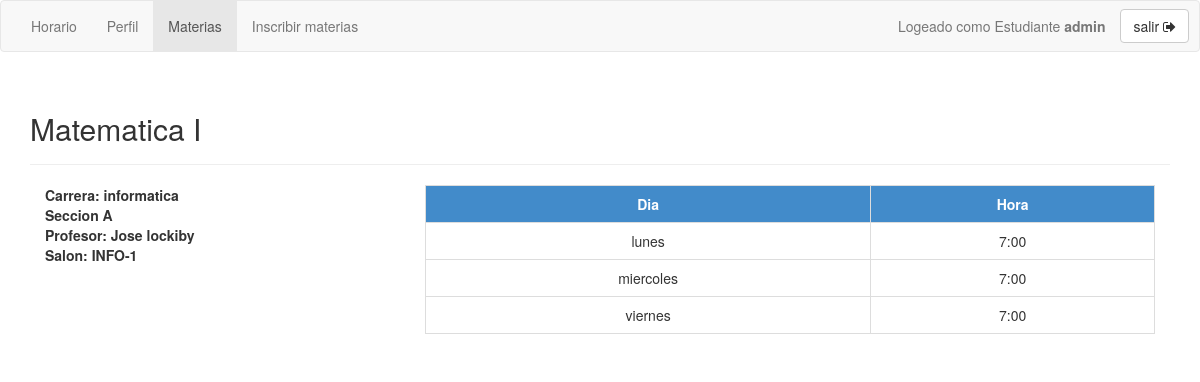
Page /estudiante/materia.php?seccion=1 (signed in) on the committed database.
### tables this page shows
create table materia(
	materia_id int auto_increment,
	materia_nombre char (50) not null,
	materia_carrera int not null,
	materia_creditos int not null,
	materia_color varchar(20) not null,
	primary key (materia_id),
	foreign key (materia_carrera) references carrera (carrera_id)
);

create table carrera(
	carrera_id int auto_increment,
	carrera_nombre varchar (50) not null,
	primary key (carrera_id)
);

create table seccion(
	seccion_id int auto_increment,
	seccion_nombre varchar (50) not null,
	seccion_materia int not null,
	primary key (seccion_id),
    foreign key (seccion_materia) references materia (materia_id)
);

create table usuario(
	usuario_id int auto_increment,
	login varchar (25) unique,
	pass varchar (25),
	perfil varchar (12),
	cedula varchar (20),
	nombre varchar (50) not null,
	telefono varchar (15),
	correo varchar(25),
	direccion text,
	nacimiento date,
	primary key (usuario_id)
);

create table salon(
	salon_id int auto_increment,
	salon_puestos int not null,
	salon varchar (20) not null,
	primary key (salon_id)
);

create table dia(
	dia_id int auto_increment,
	dia varchar (20) not null,
	primary key (dia_id)
);

create table bloque(
	bloque_id int auto_increment,
	bloque varchar (20) not null,
	bloque_hora varchar (20),
	primary key (bloque_id)
);

### src/estudiante/halp.php (called while the page is built, shortened)
<?php
function do_query($conection, $sql){
	$stmt = mysql_query($sql, $conection);
	$rows = array();
	while ($r = mysql_fetch_assoc($stmt)) {
		$rows[] = $r;
	}
	return $rows;
}

### public/estudiante/materia.php (the view, shortened to what this page needs)
<?php
  if(isset($_SESSION["login"]) && ($_SESSION["login"]!=null)):
    $seccion = $_GET["seccion"];
    include("../../src/dbconnect.php");
    require ('../../src/estudiante/halp.php');
    $query = "SELECT * FROM seccion
    left join materia on materia.materia_id = seccion.seccion_materia
    left join carrera on carrera.carrera_id = materia.materia_carrera
    left join profesor_seccion on profesor_seccion.ps_seccion = seccion.seccion_id
    left join profesor on profesor.profesor_id = profesor_seccion.ps_profesor
    left join horario_seccion on horario_seccion.hs_seccion = seccion.seccion_id
    left join horario on horario.horario_id = horario_seccion.hs_horario
    left JOIN dia ON horario.horario_dia = dia.dia_id
    left JOIN salon ON horario.horario_salon = salon.salon_id
    left JOIN bloque ON horario.horario_bloque = bloque.bloque_id
    left join usuario on profesor.profesor_usuario = usuario.usuario_id
    where seccion_id = '{$seccion}'
    ";
    $horario_completo = do_query($connect, $query);
    $data = reset($horario_completo);
    include("header.php");
    include("navbar.php");
?>
<div class="container">
  <div class="page-header">
    <h2><?php echo $data["materia_nombre"] ?></h2>
  </div>
  <div class="col-xs-12 col-sm-4">
    <b>Carrera: <?php echo $data["carrera_nombre"] ?></b> <br>
    <b><?php echo $data["seccion_nombre"] ?></b> <br>
    <b>Profesor: <?php echo $data["nombre"] ?></b> <br>
    <b>Salon: <?php echo $data["salon"] ?></b> <br>
  </div>
  <div class="col-xs-12 col-sm-8">
    <table class="table table-bordered table-custom">
      <tr>
        <th>Dia</th>
        <th>Hora</th>
      </tr>
      <?php foreach ($horario_completo as $horario): ?>
        <tr>
          <td><?php echo $horario["dia"] ?></td>
          <td><?php echo $horario["bloque_hora"] ?></td>
        </tr>
      <?php endforeach ?>
    </table>
  </div>
</div>
<?php
  include('footer.php');
  else:
    header('location: ../error.php');
  endif;
?>

### public/custom.css (style rules this page uses)
.table-custom th { background: #428bca; color: white; text-align: center; }
.table-custom td { text-align: center; min-height: 37px; }

### rows in the picture
materia: materia_nombre "Matematica I"
carrera: carrera_nombre "informatica"
seccion: seccion_nombre "Seccion A", dia.dia "lunes", bloque.bloque_hora "7:00", dia.dia "miercoles", dia.dia "viernes"
usuario: nombre "Jose lockiby"
salon: salon "INFO-1"

### other values in the picture
$login "admin"
